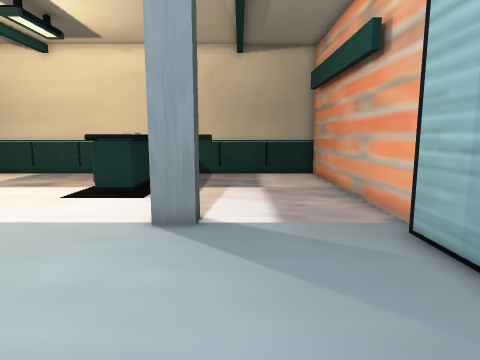
[1] (above)

12 first-person views from a walk through a 3-D level made in the Godot game engine. The camera is 1.2 m above the floor, tilts 8° down and sees 75° across. The floor is counted in squares, 0.5 m on a side. Each view is taken from the middle of a square. On the plan, view 1 faces up. The plan holds only what a view shows up to about 19 squares ahead; the rest is blank.

[2]
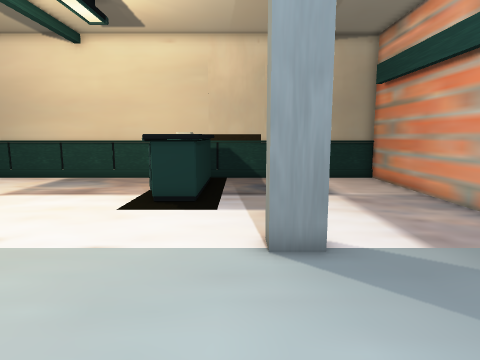

[3]
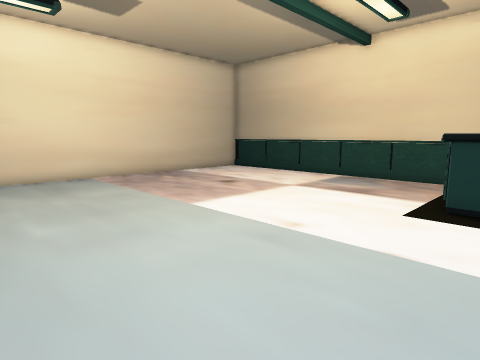

[4]
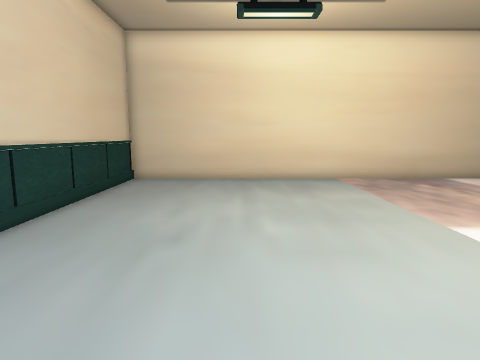

[5]
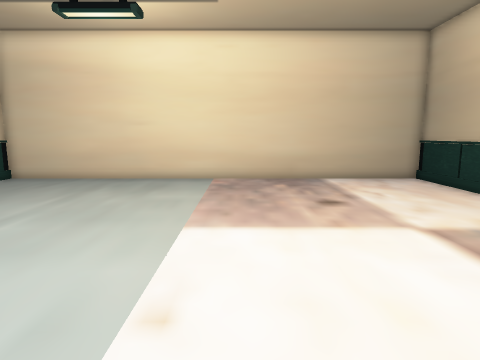

[6]
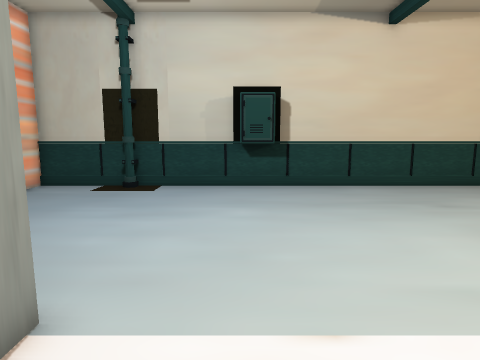

[7]
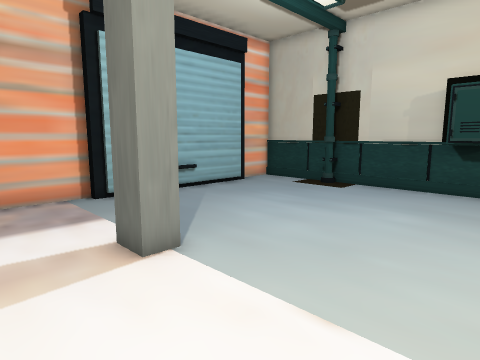

[8]
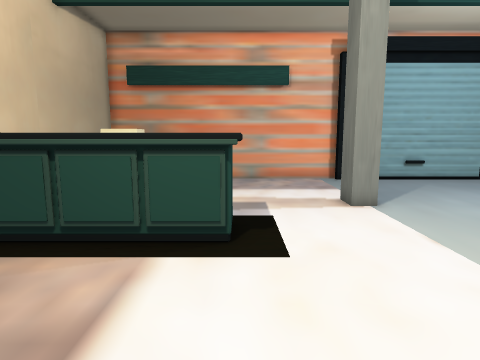

[9]
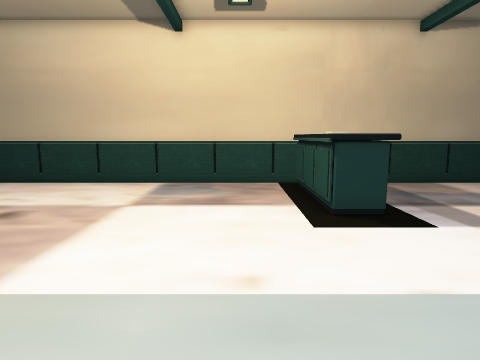

[10]
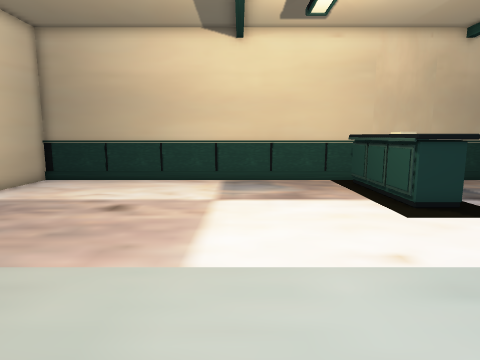

[11]
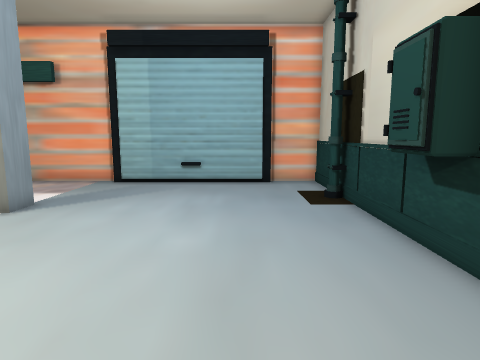

[12]
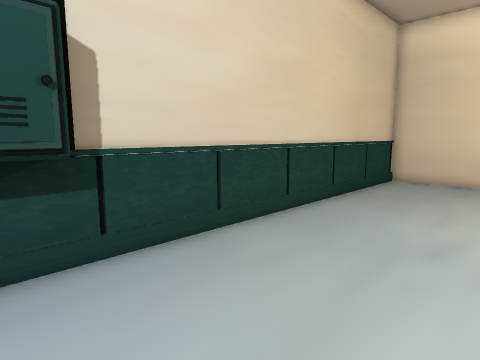

### Floor plan
Points are (right, up) in squares from view 1. A wall is a line through its corners. A room is listed if a view was taken in it or the views show most of it. See-through windows are left out.
Room 1 (views 1, 2, 3, 4, 5, 6, 7, 8, 9, 10, 11, 12)
walls: (-6.1, 13.1) (-6.5, 13.5); (-4.6, 13.2) (-6.5, 13.2); (-2.4, 9.1) (-1.2, 9.1) (-1.2, 8.2) (-2.4, 8.2) (-2.4, 9.1); (-5, 15.4) (-5.7, 15.4) (-5.7, 16.2); (-4.6, 16) (-4.6, 13) (-6.3, 13) (-6.3, 19); (-4.6, 16.9) (-4.6, 16.1); (-6.6, -2.2) (-5, -2.2); (4.7, 7.5) (4.7, 20.2) (-22.7, 20.2) (-22.7, -3.1) (4.7, -3.1) (4.7, -0.6); (4.1, -0.6) (4.1, 7.6)
low walls: (3.9, 3) (3.9, 4)

Where each view was taken, in squares from view 1:
view 1: 0 up, 0 right, facing up
view 2: 2 up, 3 left, facing up
view 3: 2 up, 4 left, facing up-left
view 4: 3 up, 5 left, facing left
view 5: 10 up, 5 left, facing left
view 6: 12 up, 5 left, facing down
view 7: 12 up, 8 left, facing down-right
view 8: 13 up, 13 left, facing right
view 9: 4 up, 9 left, facing up
view 10: 3 up, 12 left, facing up
view 11: 1 up, 12 left, facing right
view 12: 3 up, 5 left, facing down-left
